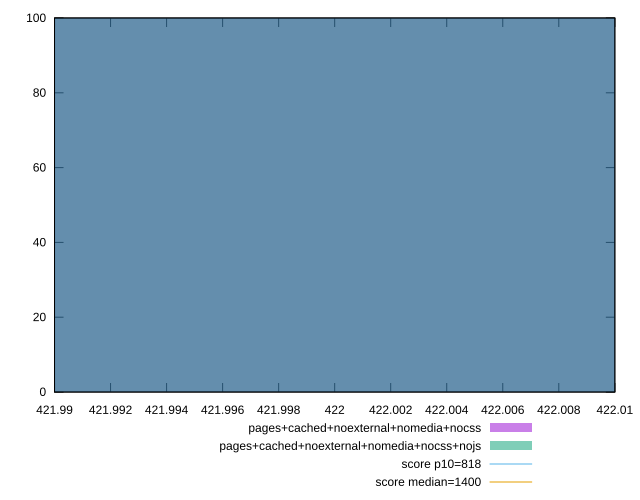

This chart was generated by the following gnuplot code:
reset

$pagesCachedNoexternalNomediaNocss <<EOF
422 100
EOF

$pagesCachedNoexternalNomediaNocssNojs <<EOF
422 100
EOF

set key outside below
set boxwidth 0.1
set xrange [421.99:422.01]
set yrange [0:100]
set trange [0:100]
set style fill transparent solid 0.5 noborder

set parametric
set terminal svg size 640, 500 enhanced background rgb 'white'
set output "reprap/dom-size/comparison/histogram/4_vs_5.svg"

plot $pagesCachedNoexternalNomediaNocss title "pages+cached+noexternal+nomedia+nocss" with boxes, \
     $pagesCachedNoexternalNomediaNocssNojs title "pages+cached+noexternal+nomedia+nocss+nojs" with boxes, \
     818,t title "score p10=818", \
     1400,t title "score median=1400"

reset
